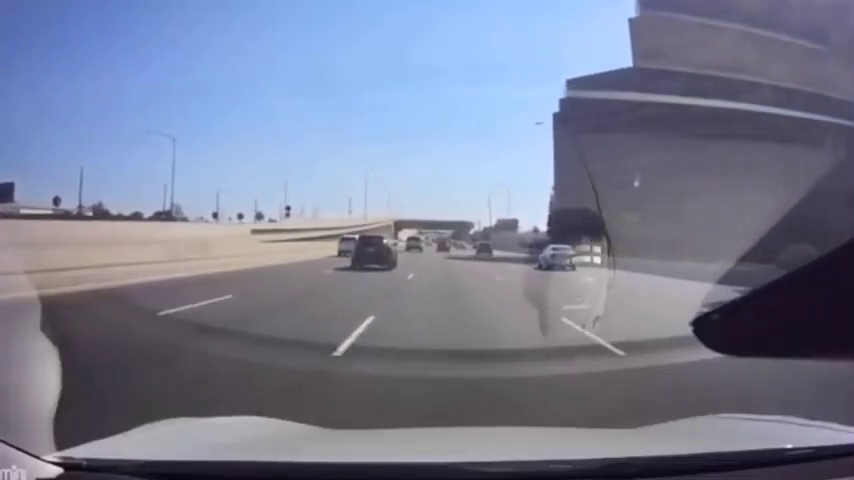
#> input picture frame 58 of dashcam2.mp4, 854 x 480 px
$ python Car_and_Pedestrian_Tracking.py
#> lines starting #> are read from the running program, lines starting #| are printed output that depends on the picture; after the words box and inside, x2 and y2 are one past the last pixel; in counts of white or black regions, pixels touching at a corner belong together
import cv2

# our image
img_file = "Car Image.jpg"
video = cv2.VideoCapture("dashcam2.mp4")

# pre-trained classifier file
car_tracker_file = "car_detector.xml"
pedetrian_tracker_file = "pedestrian_tracker.xml"

# create classifier
car_tracker = cv2.CascadeClassifier(car_tracker_file)
pedetrian_tracker = cv2.CascadeClassifier(pedetrian_tracker_file)

# works until car stops
while True:
    # read the current frame
    (read_succesfull, frame) = video.read()
#> frame is the input picture: shape (480, 854, 3); mean B, G, R 148.6, 126.2, 120.3

    if read_succesfull:
        # must convert to grysacale
        grayscaled_frame = cv2.cvtColor(frame, cv2.COLOR_BGR2GRAY)
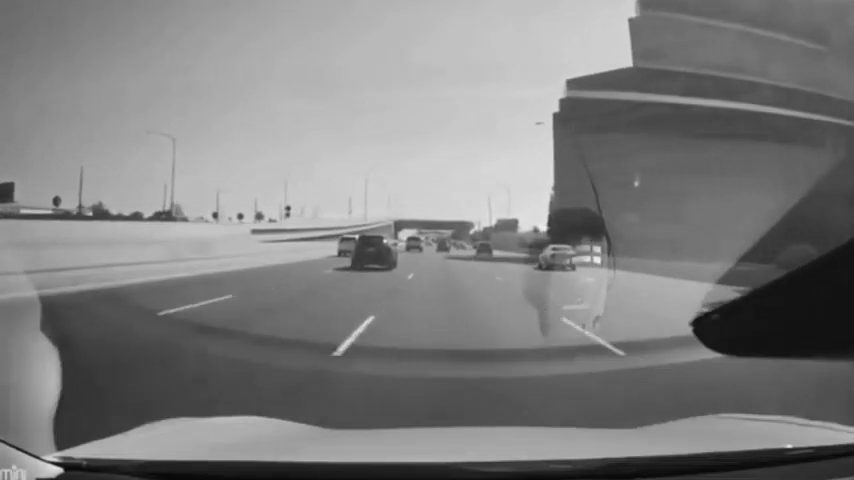
#> grayscaled_frame: shape (480, 854); min 6, max 242, mean 127
    else:
        break

    # detect cars and pedestrians
    cars = car_tracker.detectMultiScale(grayscaled_frame)
#> cars = [[390, 219, 45, 45], [133, 184, 55, 55], [521, 233, 54, 54]]
    pedestrians = pedetrian_tracker.detectMultiScale(grayscaled_frame)
#> pedestrians = ()

    # draw rectangle around cars
    for (x, y, w, h) in cars:
        cv2.rectangle(frame, (x + 1, y + 2), (x + w, y + h), (255, 0, 0), 2)
        cv2.rectangle(frame, (x, y), (x + w, y + h), (0, 0, 255), 2)
#> this loop made 3 passes
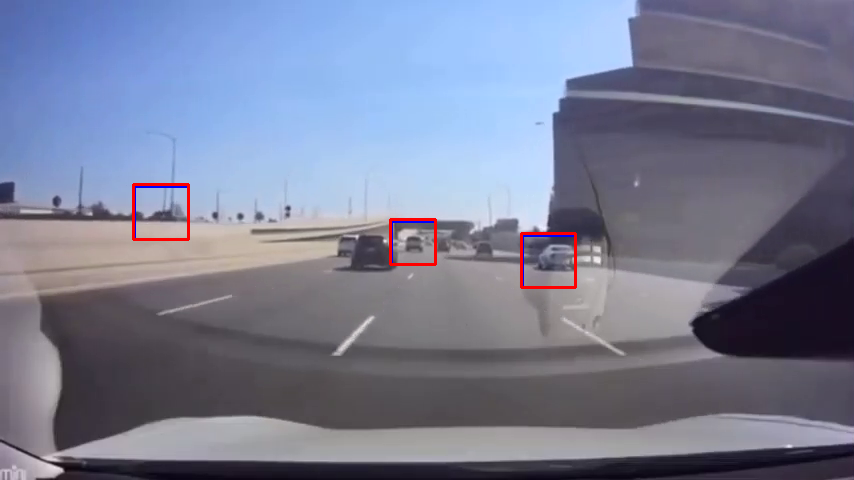
#> frame: shape (480, 854, 3); 0.55% of pixels changed, all inside (x1, y1, x2, y2) = (132, 183, 577, 289)

    # draw rectangle around pedestrians
    for (x, y, w, h) in pedestrians:
        cv2.rectangle(frame, (x, y), (x+w, y+h), (0, 255, 255), 2)
#> this loop made 0 passes

    cv2.imshow('Car Detector', frame)

    # key = cv2.waitKey(1)
    # stop on q press
    if cv2.waitKey(10) & 0xFF == ord('q'):
#> (key q is pressed here)
        break

#
video.release()
cv2.destroyAllWindows()

"""

# create opencv image
img = cv2.imread(img_file)

# convert to grayscale to reduce data of colors
black_n_white = cv2.cvtColor(img, cv2.COLOR_BGR2GRAY)

# create car classifier
car_tracker = cv2.CascadeClassifier(classifier_file)

# detect car:
cars = car_tracker.detectMultiScale(black_n_white)

# print(cars) ## Coordinates

# draw rectangle around the cars
for (x, y, w, h) in cars:
    cv2.rectangle(img, (x, y), (x+w, y+w), (0, 0, 255), 2)

# Display the image
cv2.imshow('Car Detector', img)

# Don't autoclose
cv2.waitKey()

"""

print("Code completed")

$ run again, starting later in the video
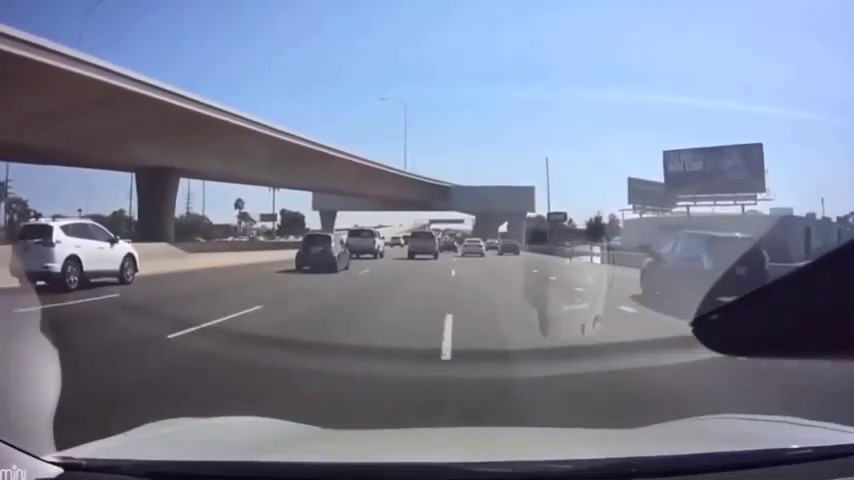
#> input picture frame 264 of dashcam2.mp4, 854 x 480 px
#> frame is the input picture: shape (480, 854, 3); mean B, G, R 151, 129.9, 122.8
#> `grayscaled_frame = cv2.cvtColor(frame, cv2.COLOR_BGR2GRAY)`:
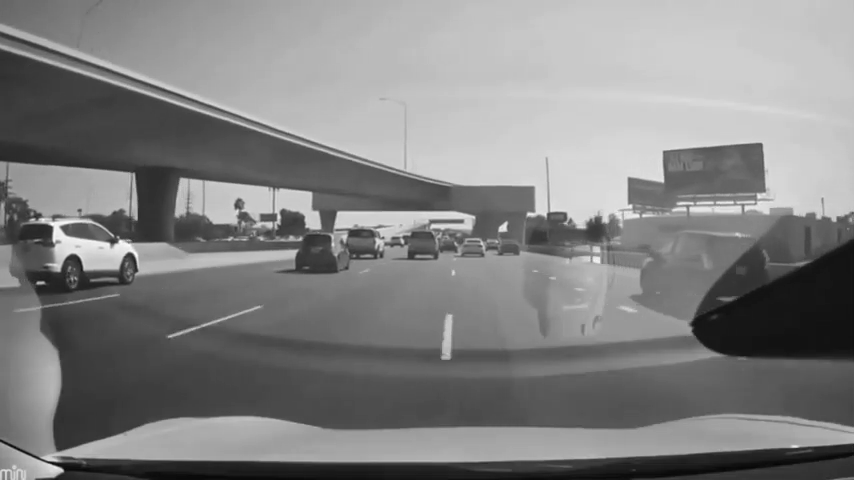
#> grayscaled_frame: shape (480, 854); min 5, max 255, mean 130.1
#> cars = [[486, 225, 43, 43], [517, 211, 43, 43], [448, 225, 46, 46], [282, 220, 72, 72]]
#> pedestrians = ()
#> the loop `for (x, y, w, h) in cars:` made 4 passes
#> after the loop `for (x, y, w, h) in cars:`:
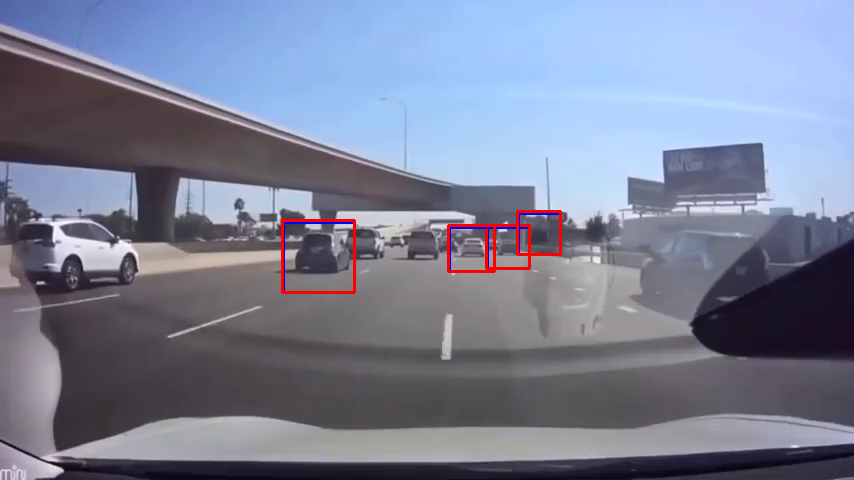
#> frame: shape (480, 854, 3); 0.71% of pixels changed, all inside (x1, y1, x2, y2) = (281, 210, 562, 294)

$ run again, starting later in the video
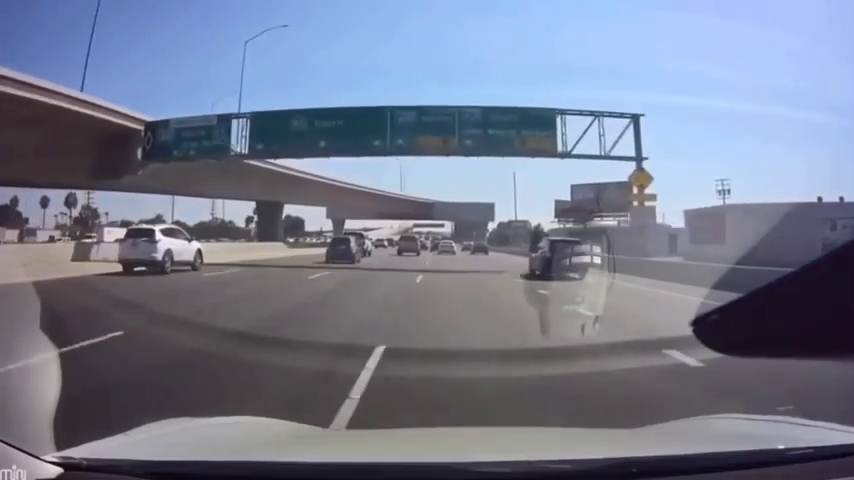
#> input picture frame 470 of dashcam2.mp4, 854 x 480 px
#> frame is the input picture: shape (480, 854, 3); mean B, G, R 143.8, 124.1, 117.2
#> cars = [[36, 223, 28, 28], [430, 232, 32, 32], [461, 230, 36, 36]]
#> pedestrians = [[431, 103, 29, 59]]
#> the loop `for (x, y, w, h) in cars:` made 3 passes
#> after the loop `for (x, y, w, h) in cars:`:
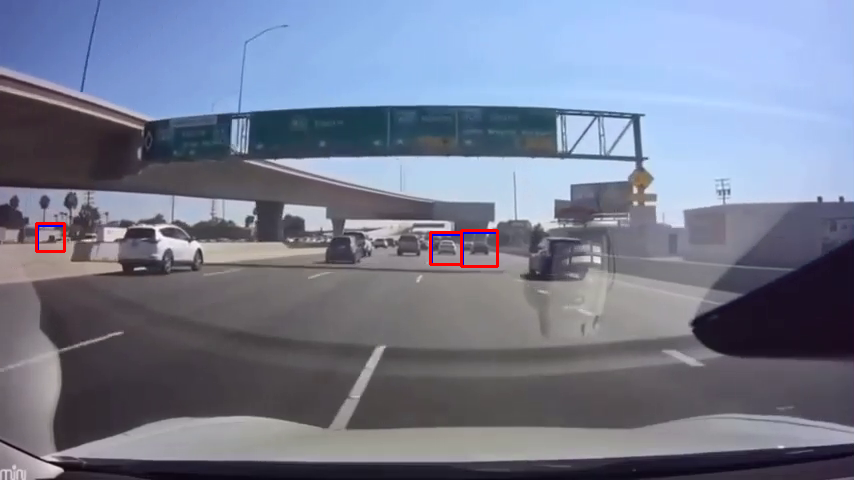
#> frame: shape (480, 854, 3); 0.31% of pixels changed, all inside (x1, y1, x2, y2) = (35, 222, 499, 268)
#> the loop `for (x, y, w, h) in pedestrians:` made 1 pass
#> after the loop `for (x, y, w, h) in pedestrians:`:
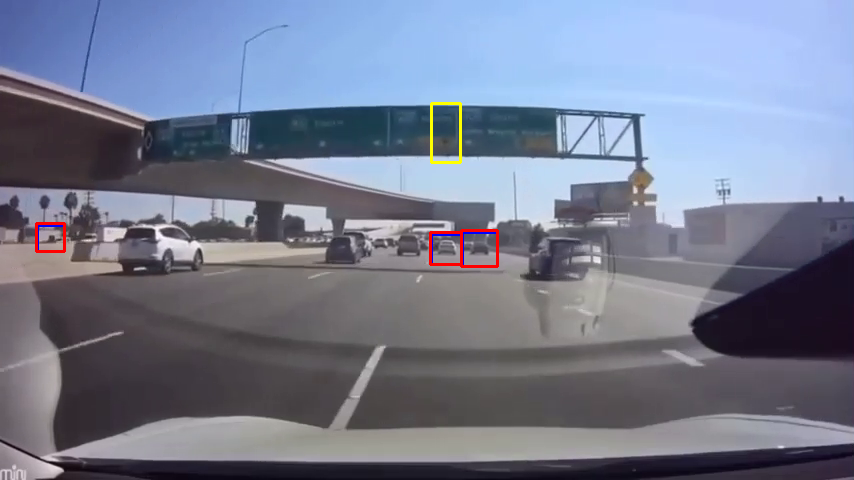
#> frame: shape (480, 854, 3); 0.13% of pixels changed, all inside (x1, y1, x2, y2) = (430, 102, 462, 164)
